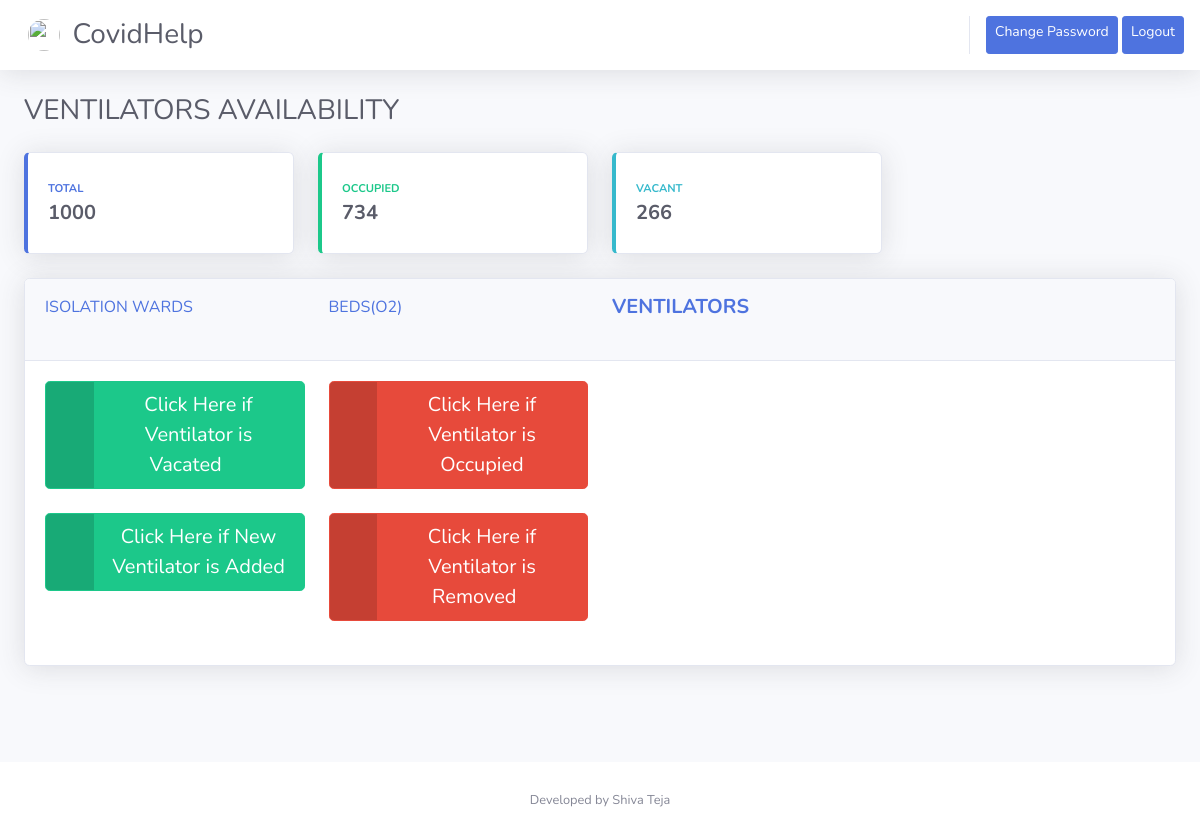
The app's page /adminventilators/ (signed in) with its own data.
### esic/models.py (models this page shows, shortened)
class Hospital(models.Model):
    email=models.CharField(max_length=100,primary_key=True,default=0)
    hospital_name=models.CharField(max_length=500,default=None,null=False,verbose_name="Hospital")
    Address=models.CharField(max_length=500,default=None,null=False,verbose_name="Address")
    GLink=models.CharField(max_length=500,default=None,null=False,verbose_name="GLink")
    contact_number=models.CharField(max_length=15,default=None,null=False,verbose_name="Contact Number")
    h_type=models.CharField(max_length=5,default=None,null=False,verbose_name="Hospital Type")
    iw_occupied=models.IntegerField(default=0,null=True,blank=True,verbose_name="Occupied Isolation Wards")
    iw_vacant=models.IntegerField(default=0,null=True,blank=True,verbose_name="Vacant Isolation Wards")
    total_iw=models.IntegerField(default=0,null=True,blank=True,verbose_name="Total Isolation Wards")
    beds_occupied=models.IntegerField(default=0,null=True,blank=True,verbose_name="Occupied beds")
    beds_vacant=models.IntegerField(default=0,null=True,blank=True,verbose_name="Vacant beds")
    total_beds=models.IntegerField(default=0,null=True,blank=True,verbose_name="Total Beds")
    ventilators_occupied=models.IntegerField(default=0,null=True,blank=True,verbose_name="Occupied Ventilators")
    ventilators_vacant=models.IntegerField(default=0,null=True,blank=True,verbose_name="Vacant Ventilators")
    total_ventilators=models.IntegerField(default=0,null=True,blank=True,verbose_name="Total Ventilators")
    last_updated=models.DateTimeField(verbose_name="Last Updated",blank=True,default=timezone.now)
    password=models.CharField(max_length=20,default=None,blank=False)

### esic/views.py (the view)
# urls.py: path('adminventilators/',views.adminventilators,name="adminventilators"),
def adminventilators(request):
    if request.session.get('user_session',None):
        currentuser=request.session['user_session']
        record=Hospital.objects.filter(email=currentuser)
        return render(request,'esic/admin_ventilators.html',{'record':record})
    else:
        return HttpResponseRedirect(reverse('login'))

### esic/templates/esic/admin_ventilators.html (shortened to what this page needs)
<!DOCTYPE html>
<html lang="en">
<head>
{% load static %}
  <link href="{% static 'esic/vendor/fontawesome-free/css/all.min.css' %}" rel="stylesheet" type="text/css">
  <link rel="stylesheet" href="https://cdnjs.cloudflare.com/ajax/libs/font-awesome/4.7.0/css/font-awesome.min.css">
  <link href="{% static 'esic/vendor/datatables/dataTables.bootstrap4.min.css' %}" rel="stylesheet">
  <link href="{% static 'esic/css/sb-admin-2.min.css' %}" rel="stylesheet">
</head>
<body id="page-top" background="">
  <div id="wrapper">
    <div id="content-wrapper" class="d-flex flex-column">
      <div id="content">
        <nav class="navbar navbar-expand navbar-light bg-white topbar mb-4 static-top shadow">
            <div class="nav-item dropdown no-arrow">
              <br>
                <a class="nav-link dropdown-toggle" href="#" id="userDropdown" role="button" data-toggle="dropdown" aria-haspopup="true" aria-expanded="false">
                  <img class="img-profile rounded-circle" src="https://thumbs.dreamstime.com/b/charminar-hyderabad-india-21608713.jpg">
                  &nbsp;&nbsp;&nbsp;<h1 class="h3 mb-0 text-gray-800">CovidHelp</h1>
                </a>
                <br>
            </div>
            <ul class="navbar-nav ml-auto">
                <a href="{% url 'changepassword' %}" class="btn btn-primary btn-icon-split btn-sm">
                  <span class="text">Change Password</span>
                </a>
                <a href="{% url 'logout' %}" class="btn btn-primary btn-icon-split btn-sm">
                    <span class="text">Logout</span>
                </a>
              </ul>
        </nav>
        <div class="container-fluid">
          <h1 class="h3 mb-0 text-gray-800">VENTILATORS AVAILABILITY</h1>
        <br>
       <div class="row">
        <div class="col-xl-3 col-md-6 mb-4">
          <div class="card border-left-primary shadow h-100 py-2">
            <div class="card-body">
              <div class="row no-gutters align-items-center">
                <div class="col mr-2">
                  <div class="text-xs font-weight-bold text-primary text-uppercase mb-1">Total</div>
                  <div class="h5 mb-0 font-weight-bold text-gray-800">
                      {% for i in record %}
                      {{ i.total_ventilators }}
                      {%  endfor %}
                  </div>
                </div>
              </div>
            </div>
          </div>
        </div>
        <div class="col-xl-3 col-md-6 mb-4">
          <div class="card border-left-success shadow h-100 py-2">
            <div class="card-body">
              <div class="row no-gutters align-items-center">
                <div class="col mr-2">
                  <div class="text-xs font-weight-bold text-success text-uppercase mb-1">Occupied</div>
                  <div class="h5 mb-0 font-weight-bold text-gray-800">
                    {% for i in record %}
                        {{ i.ventilators_occupied }}
                    {%  endfor %}</div>
                </div>
              </div>
            </div>
          </div>
        </div>
        <div class="col-xl-3 col-md-6 mb-4">
          <div class="card border-left-info shadow h-100 py-2">
            <div class="card-body">
              <div class="row no-gutters align-items-center">
                <div class="col mr-2">
                  <div class="text-xs font-weight-bold text-info text-uppercase mb-1">Vacant</div>
                  <div class="row no-gutters align-items-center">
                    <div class="col-auto">
                      <div class="h5 mb-0 mr-3 font-weight-bold text-gray-800">{% for i in record %}
                        {{ i.ventilators_vacant }}
                    {%  endfor %}</div>
                    </div>
                  </div>
                </div>
              </div>
            </div>
          </div>
        </div>
      </div>
      <div class="card shadow mb-4">
        <div class="card-header py-3">
          <div class="row">
            <div class="col-xl-3 col-md-6 mb-4">
              <span class="" ><a href="{% url 'adminiw' %}">ISOLATION WARDS</a></span>
            </div>
            <div class="col-xl-3 col-md-6 mb-4">
              <span class="" ><a href="{% url 'adminbeds' %}">BEDS(O2)</a></span>
            </div>
            <div class="col-xl-3 col-md-6 mb-4">
              <span class="h5 mb-0 font-weight-bold text-gray-800" ><a href="{% url 'adminventilators' %}">VENTILATORS</a></span>
            </div>
          </div>
        </div>
        <div class="card-body">
          <div class="row">
            <div class="col-xl-3 col-md-6 mb-4">
            <a href="{% url 'ventilator_emptied' %}" class="btn btn-success btn-icon-split btn-lg">
                <span class="icon text-white-50">
                  <i class="fas fa-plus"></i>
                </span>
                <span class="text">Click Here if Ventilator is Vacated&nbsp;&nbsp;&nbsp;&nbsp;&nbsp;</span>
              </a>
            </div>
            <div class="col-xl-3 col-md-6 mb-4">
              <a href="{% url 'ventilator_occupied' %}" class="btn btn-danger btn-icon-split btn-lg">
                <span class="icon text-white-50">
                  <i class="fas fa-minus"></i>
                </span>
                <span class="text">Click Here if Ventilator is
                    Occupied</span>
              </a>
            </div>
          </div>
          <div class="row">
            <div class="col-xl-3 col-md-6 mb-4">
              <a href="{% url 'ventilator_added' %}" class="btn btn-success btn-icon-split btn-lg">
                <span class="icon text-white-50">
                  <i class="fas fa-plus"></i>
                </span>
                <span class="text">Click Here if New Ventilator is Added</span>
              </a>
            </div>
            <div class="col-xl-3 col-md-6 mb-4">
              <a href="{% url 'ventilator_removed' %}" class="btn btn-danger btn-icon-split btn-lg">
                <span class="icon text-white-50">
                  <i class="fas fa-minus"></i>
                </span>
                <span class="text">Click Here if Ventilator is Removed&nbsp;&nbsp;&nbsp;</span>
              </a>
            </div>
          </div>
        </div>
      </div>
    </div>
        <div class="row">
          <div class="row">
            <div class="col-lg-12 mb-4">
            <div class="col-lg-12 mb-4">
              <br>
              </div>
            </div>
          </div>
        </div>
      </div>
      <footer class="sticky-footer bg-white">
        <div class="container my-auto">
          <div class="copyright text-center my-auto">
            <span>Developed by Shiva Teja</span>
          </div>
        </div>
      </footer>
    </div>
  </div>
</body>
</html>

### esic/templates/esic/admin_ventilators.html (style rules this page uses)
img { width:100%; height: 500px; }

### records on screen
Hospital: total_ventilators "1000", ventilators_occupied "734", ventilators_vacant "266"
